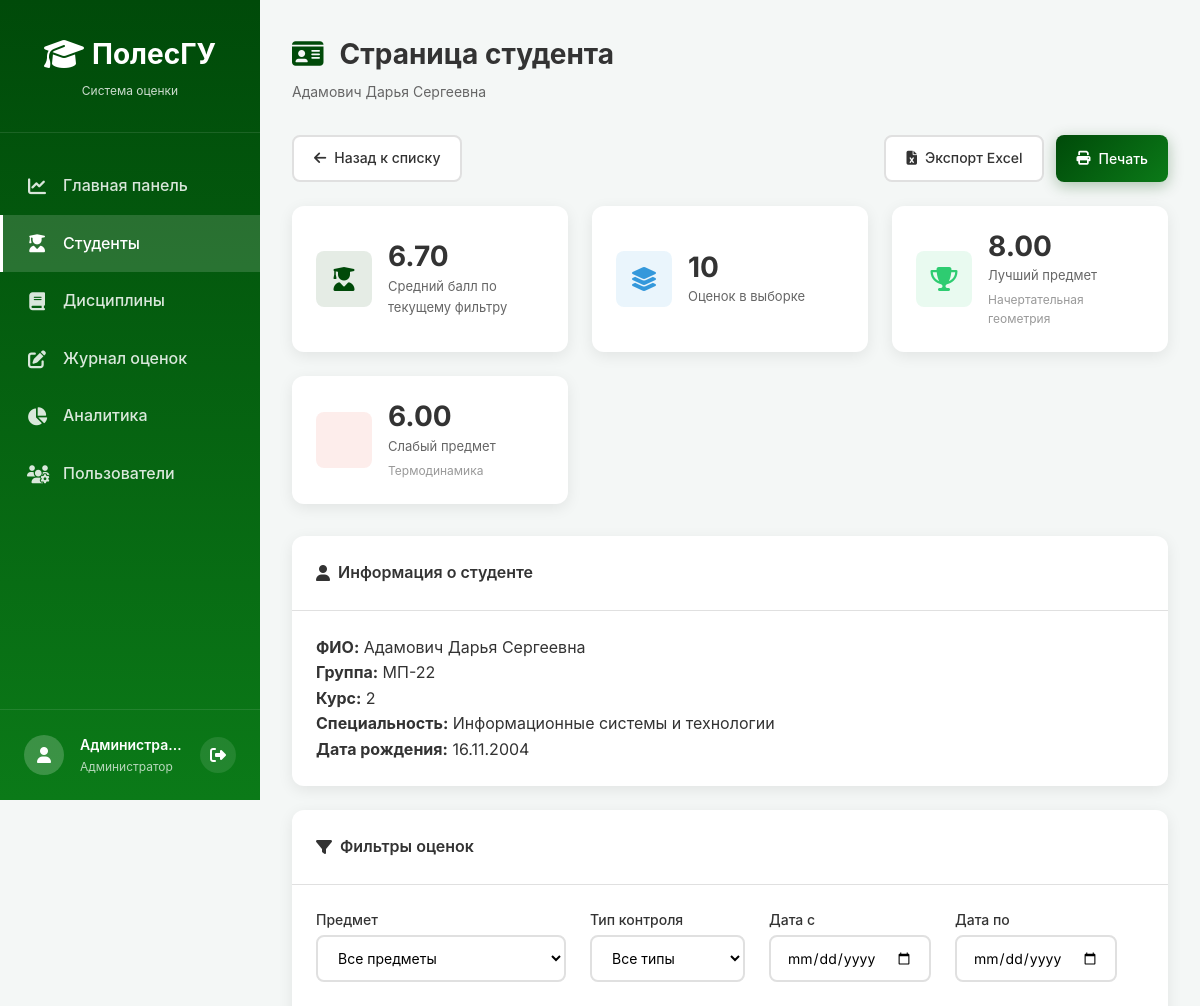
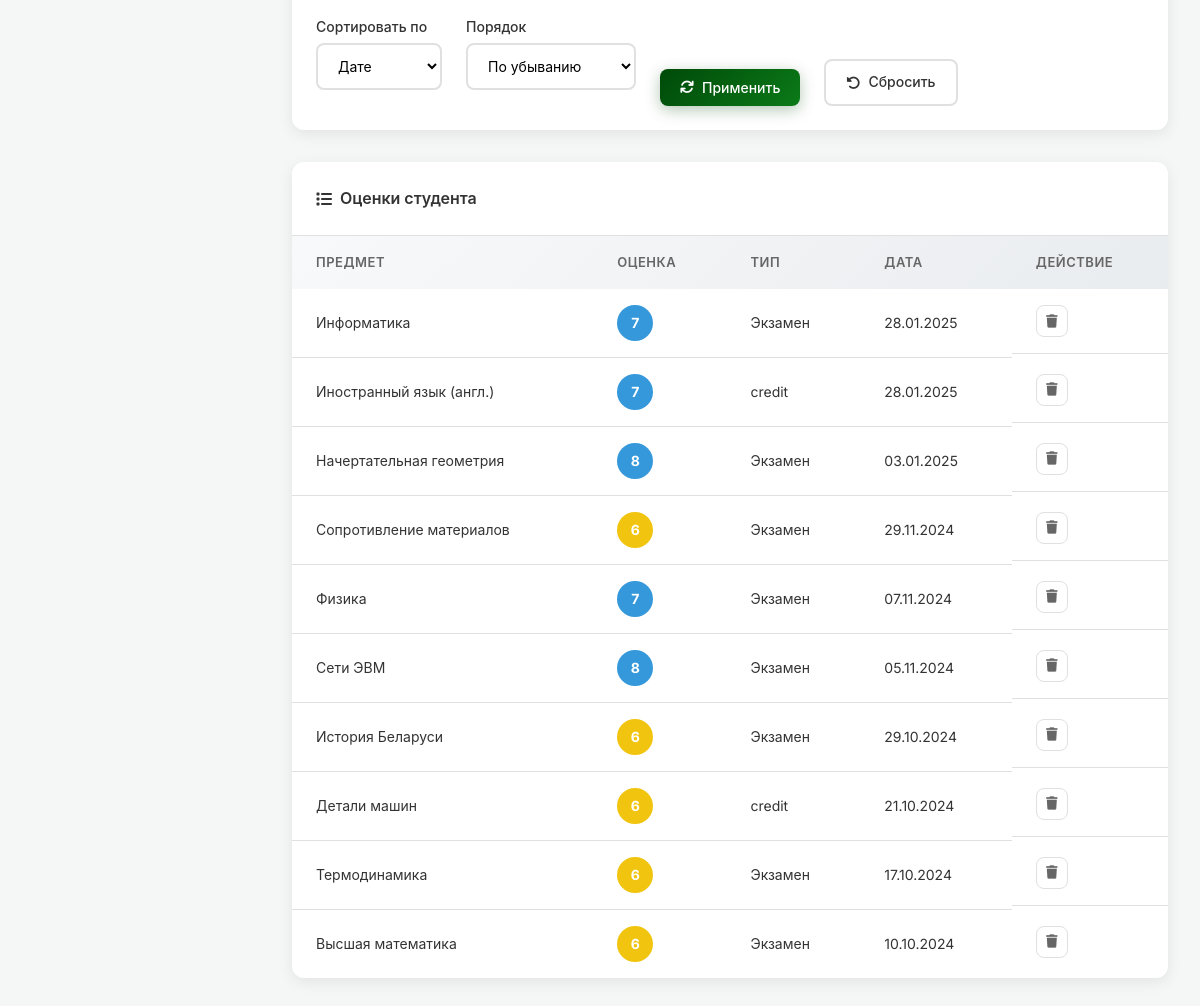
Page /index.php?module=students&student_id=87 (signed in) on the earlier database version (2 pictures, top to bottom).
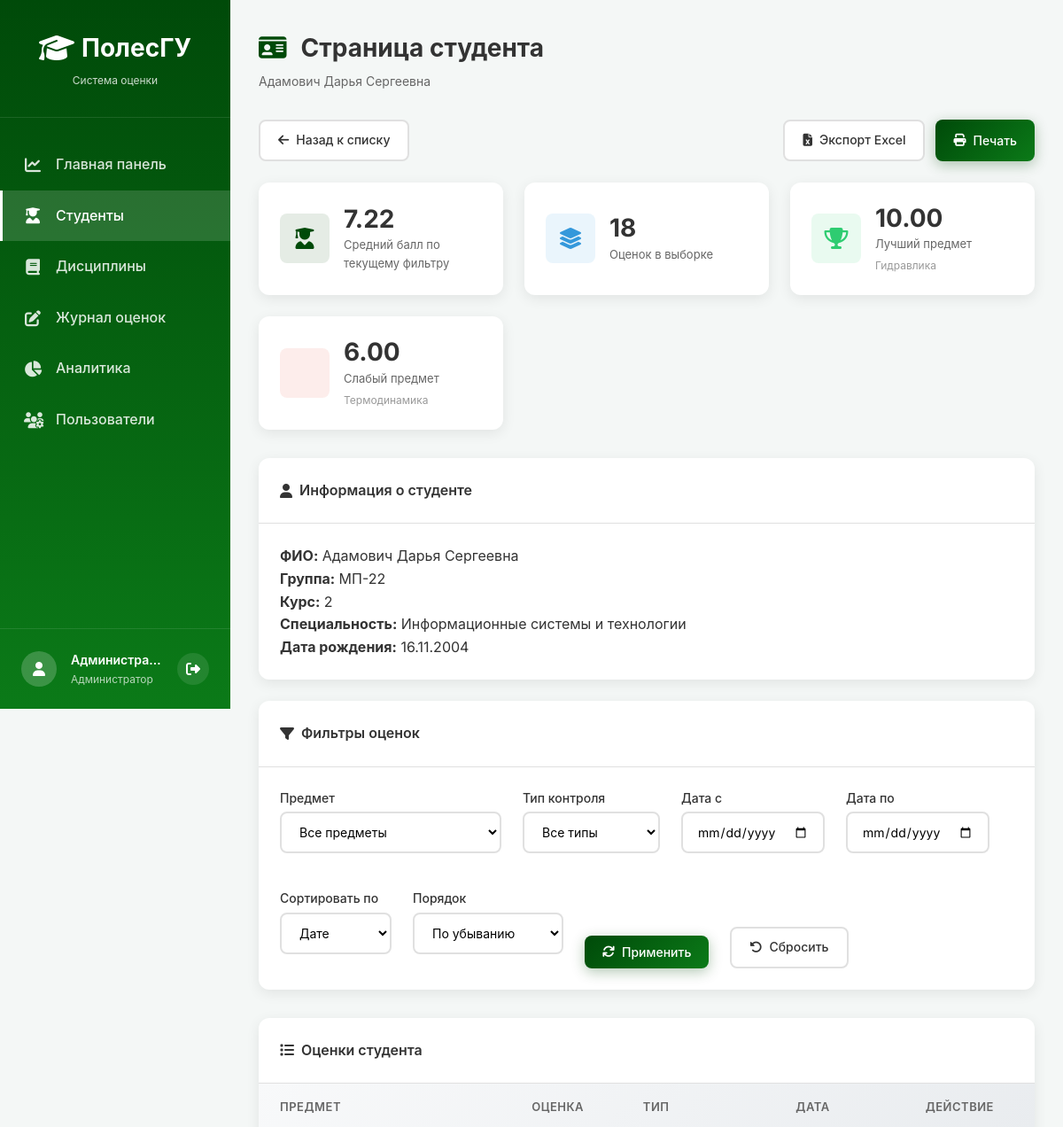
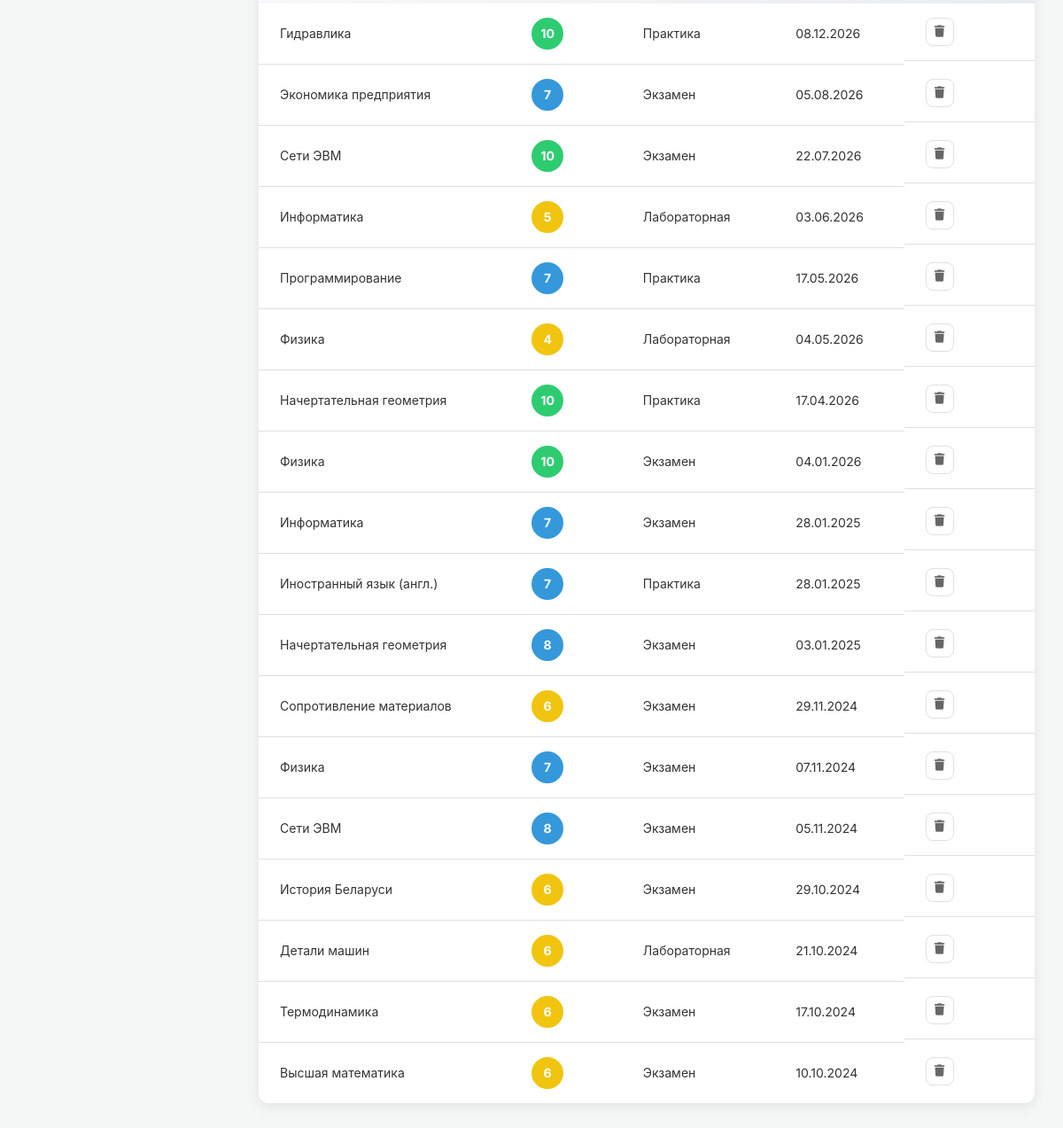
Same page on the later database version (2 pictures, top to bottom).
### tables this page shows
CREATE TABLE students (
        id INTEGER PRIMARY KEY AUTOINCREMENT,
        group_id INTEGER NOT NULL,
        full_name TEXT NOT NULL,
        birth_date TEXT,
        status TEXT DEFAULT 'active', -- 'active' или 'expelled'
        FOREIGN KEY (group_id) REFERENCES groups(id) ON DELETE CASCADE
    );

CREATE TABLE groups (
        id INTEGER PRIMARY KEY AUTOINCREMENT,
        name TEXT NOT NULL,
        course INTEGER NOT NULL,
        specialty TEXT NOT NULL
    );

CREATE TABLE grades (
        id INTEGER PRIMARY KEY AUTOINCREMENT,
        student_id INTEGER NOT NULL,
        discipline_id INTEGER NOT NULL,
        grade INTEGER CHECK(grade >= 1 AND grade <= 10),
        date TEXT NOT NULL,
        type TEXT DEFAULT 'exam', -- 'exam' или 'credit'
        FOREIGN KEY (student_id) REFERENCES students(id) ON DELETE CASCADE,
        FOREIGN KEY (discipline_id) REFERENCES disciplines(id) ON DELETE CASCADE
    );

CREATE TABLE disciplines (
        id INTEGER PRIMARY KEY AUTOINCREMENT,
        name TEXT NOT NULL,
        teacher TEXT,
        department TEXT,
        hours INTEGER
    );

### config/functions.php (called while the page is built, shortened)
<?php
function escape($string) {
    return htmlspecialchars($string, ENT_QUOTES, 'UTF-8');
}
function formatDate($date) {
    return date('d.m.Y', strtotime($date));
}
function getGradeColor($grade) {
    if ($grade >= 9) return '#2ecc71';
    if ($grade >= 7) return '#3498db';
    if ($grade >= 4) return '#f1c40f';
    return '#e74c3c';
}
function getGradeTypeOptions() {
    return [
        'exam' => 'Экзамен',
        'practice' => 'Практика',
        'lab' => 'Лабораторная',
    ];
}
function getGradeTypeLabel($type) {
    $labels = getGradeTypeOptions();
    return $labels[$type] ?? $type;
}
function getStudentById($pdo, $studentId) {
    $sql = "SELECT s.*, g.name as group_name, g.course, g.specialty
            FROM students s
            JOIN groups g ON s.group_id = g.id
            WHERE s.id = ?";
    $stmt = $pdo->prepare($sql);
    $stmt->execute([$studentId]);
    return $stmt->fetch();
}
function getStudentGradesFiltered($pdo, $studentId, $filters = []) {
    $conditions = ['gr.student_id = ?'];
    $params = [$studentId];
    $sortMap = [
        'date' => 'gr.date',
        'discipline' => 'd.name',
    ];
    $sortField = $filters['sort'] ?? 'date';
    $orderField = $sortMap[$sortField] ?? 'gr.date';
    $orderDirection = strtolower($filters['order'] ?? 'desc') === 'asc' ? 'ASC' : 'DESC';
    $sql = "SELECT gr.*, d.name as discipline_name, d.teacher
            FROM grades gr
            JOIN disciplines d ON gr.discipline_id = d.id
            WHERE " . implode(' AND ', $conditions) . "
            ORDER BY {$orderField} {$orderDirection}, gr.id DESC";
    $stmt = $pdo->prepare($sql);
    $stmt->execute($params);
    return $stmt->fetchAll();
}
function calculateStudentAverageFiltered($pdo, $studentId, $filters = []) {
    $conditions = ['student_id = ?'];
    $params = [$studentId];
    $sql = "SELECT AVG(grade) as avg_grade
            FROM grades
            WHERE " . implode(' AND ', $conditions);
    $stmt = $pdo->prepare($sql);
    $stmt->execute($params);
    $result = $stmt->fetch();
    return $result['avg_grade'] ? round($result['avg_grade'], 2) : 0;
}
function getStudentSubjectStatsFiltered($pdo, $studentId, $filters = []) {
    $conditions = ['gr.student_id = ?'];
    $params = [$studentId];
    $sql = "SELECT gr.discipline_id,
                   d.name as discipline_name,
                   AVG(gr.grade) as avg_grade,
                   COUNT(gr.id) as grade_count
            FROM grades gr
            JOIN disciplines d ON gr.discipline_id = d.id
            WHERE " . implode(' AND ', $conditions) . "
            GROUP BY gr.discipline_id, d.name
            ORDER BY avg_grade DESC, d.name ASC";
    $stmt = $pdo->prepare($sql);
    $stmt->execute($params);
    return $stmt->fetchAll();
}
?>

### modules/students/index.php (the view, shortened to what the rows shown need)
<?php
require_once __DIR__ . '/../../config/database.php';
require_once __DIR__ . '/../../config/functions.php';
$pdo = getDB();
$studentPageId = isset($_GET['student_id']) ? (int)$_GET['student_id'] : 0;
$canManageStudentData = in_array($_SESSION['role'], ['admin', 'teacher'], true);
function buildStudentPageUrl($studentId, $filters = [], $flash = null) {
    $params = array_filter([
        'module' => 'students',
        'student_id' => $studentId,
        'discipline' => $filters['discipline'] ?? null,
        'type' => $filters['type'] ?? null,
        'date_from' => $filters['date_from'] ?? null,
        'date_to' => $filters['date_to'] ?? null,
        'sort' => $filters['sort'] ?? null,
        'order' => $filters['order'] ?? null,
        'flash' => $flash,
        'export' => $filters['export'] ?? null,
    ], function ($value) {
        return $value !== null && $value !== '' && $value !== 0;
    });
    return '/index.php?' . http_build_query($params);
}
if ($studentPageId > 0) {
    $student = getStudentById($pdo, $studentPageId);
    $selectedDiscipline = isset($_GET['discipline']) ? (int)$_GET['discipline'] : 0;
    $selectedType = trim($_GET['type'] ?? '');
    $dateFrom = trim($_GET['date_from'] ?? '');
    $dateTo = trim($_GET['date_to'] ?? '');
    $sortField = $_GET['sort'] ?? 'date';
    $sortOrder = $_GET['order'] ?? 'desc';
    $gradeFilters = [
        'discipline_id' => $selectedDiscipline,
        'type' => $selectedType,
        'date_from' => $dateFrom,
        'date_to' => $dateTo,
        'sort' => $sortField,
        'order' => $sortOrder,
    ];
    $filteredGrades = getStudentGradesFiltered($pdo, $studentPageId, $gradeFilters);
    $filteredAverage = calculateStudentAverageFiltered($pdo, $studentPageId, $gradeFilters);
    $subjectStats = getStudentSubjectStatsFiltered($pdo, $studentPageId, $gradeFilters);
    $bestSubject = $subjectStats[0] ?? null;
    $worstSubject = !empty($subjectStats) ? $subjectStats[count($subjectStats) - 1] : null;
        ?>
        <?php
    include __DIR__ . '/../../includes/header.php';
    include __DIR__ . '/../../includes/sidebar.php';
    ?>
    <main class="main-content">
        <div class="page-header">
            <h1><i class="fas fa-id-card"></i> Страница студента</h1>
            <p><?= escape($student['full_name']) ?></p>
        </div>
        <div class="actions-bar">
            <?php if ($canManageStudentData): ?>
            <a href="/index.php?module=students" class="btn btn-secondary">
                <i class="fas fa-arrow-left"></i> Назад к списку
            </a>
            <?php endif; ?>
            <div style="display: flex; gap: 12px; flex-wrap: wrap;">
                <a href="<?= escape(buildStudentPageUrl($studentPageId, [
                    'discipline' => $selectedDiscipline,
                    'type' => $selectedType,
                    'date_from' => $dateFrom,
                    'date_to' => $dateTo,
                    'sort' => $sortField,
                    'order' => $sortOrder,
                    'export' => 'excel',
                ])) ?>" class="btn btn-secondary">
                    <i class="fas fa-file-excel"></i> Экспорт Excel
                </a>
                <button type="button" class="btn btn-primary" onclick="window.print()">
                    <i class="fas fa-print"></i> Печать
                </button>
            </div>
        </div>
        <div class="kpi-grid">
            <div class="kpi-card">
                <div class="kpi-icon" style="background: rgba(0, 74, 9, 0.1);">
                    <i class="fas fa-user-graduate" style="color: #004a09;"></i>
                </div>
                <div class="kpi-content">
                    <h3><?= number_format($filteredAverage, 2) ?></h3>
                    <p>Средний балл по текущему фильтру</p>
                </div>
            </div>
            <div class="kpi-card">
                <div class="kpi-icon" style="background: rgba(52, 152, 219, 0.1);">
                    <i class="fas fa-layer-group" style="color: #3498db;"></i>
                </div>
                <div class="kpi-content">
                    <h3><?= count($filteredGrades) ?></h3>
                    <p>Оценок в выборке</p>
                </div>
            </div>
            <div class="kpi-card">
                <div class="kpi-icon" style="background: rgba(46, 204, 113, 0.1);">
                    <i class="fas fa-trophy" style="color: #2ecc71;"></i>
                </div>
                <div class="kpi-content">
                    <h3><?= $bestSubject ? number_format($bestSubject['avg_grade'], 2) : '-' ?></h3>
                    <p>Лучший предмет</p>
                    <small><?= $bestSubject ? escape($bestSubject['discipline_name']) : 'Нет данных' ?></small>
                </div>
            </div>
            <div class="kpi-card">
                <div class="kpi-icon" style="background: rgba(231, 76, 60, 0.1);">
                </div>
                <div class="kpi-content">
                    <h3><?= $worstSubject ? number_format($worstSubject['avg_grade'], 2) : '-' ?></h3>
                    <p>Слабый предмет</p>
                    <small><?= $worstSubject ? escape($worstSubject['discipline_name']) : 'Нет данных' ?></small>
                </div>
            </div>
        </div>
        <div class="card" style="margin-bottom: 24px;">
            <div class="card-header">
                <h3><i class="fas fa-user"></i> Информация о студенте</h3>
            </div>
            <div class="card-body">
                <p><strong>ФИО:</strong> <?= escape($student['full_name']) ?></p>
                <p><strong>Группа:</strong> <?= escape($student['group_name']) ?></p>
                <p><strong>Курс:</strong> <?= (int)$student['course'] ?></p>
                <p><strong>Специальность:</strong> <?= escape($student['specialty']) ?></p>
                <p><strong>Дата рождения:</strong> <?= $student['birth_date'] ? formatDate($student['birth_date']) : 'Не указана' ?></p>
            </div>
        </div>
        <div class="card">
            <div class="card-header">
                <h3><i class="fas fa-filter"></i> Фильтры оценок</h3>
            </div>
            <div class="card-body">
                <form method="GET" class="filter-form-inline">
                    <div class="form-group">
                        <label for="discipline">Предмет</label>
                        <select name="discipline" id="discipline">
                            <option value="0">Все предметы</option>
                        </select>
                    </div>
                    <div class="form-group">
                        <label for="type">Тип контроля</label>
                        <select name="type" id="type">
                            <option value="">Все типы</option>
                        </select>
                    </div>
                    <div class="form-group">
                        <label for="date_from">Дата с</label>
                        <input type="date" name="date_from" id="date_from" value="<?= escape($dateFrom) ?>">
                    </div>
                    <div class="form-group">
                        <label for="date_to">Дата по</label>
                        <input type="date" name="date_to" id="date_to" value="<?= escape($dateTo) ?>">
                    </div>
                    <div class="form-group">
                        <label for="sort">Сортировать по</label>
                        <select name="sort" id="sort">
                            <option value="date" <?= $sortField === 'date' ? 'selected' : '' ?>>Дате</option>
                        </select>
                    </div>
                    <div class="form-group">
                        <label for="order">Порядок</label>
                        <select name="order" id="order">
                            <option value="desc" <?= $sortOrder === 'desc' ? 'selected' : '' ?>>По убыванию</option>
                        </select>
                    </div>
                    <button type="submit" class="btn btn-primary">
                        <i class="fas fa-sync"></i> Применить
                    </button>
                    <a href="/index.php?module=students&student_id=<?= $studentPageId ?>" class="btn btn-secondary">
                        <i class="fas fa-rotate-left"></i> Сбросить
                    </a>
                </form>
            </div>
        </div>
        <div class="table-card" style="margin-top: 24px;">
            <div class="table-header">
                <h3><i class="fas fa-list"></i> Оценки студента</h3>
            </div>
            <div class="table-body">
                <?php if (!empty($filteredGrades)): ?>
                <table class="data-table">
                    <thead>
                        <tr>
                            <th>Предмет</th>
                            <th>Оценка</th>
                            <th>Тип</th>
                            <th>Дата</th>
                            <?php if ($canManageStudentData): ?>
                            <th>Действие</th>
                            <?php endif; ?>
                        </tr>
                    </thead>
                    <tbody>
                        <?php foreach ($filteredGrades as $grade): ?>
                        <tr>
                            <td><?= escape($grade['discipline_name']) ?></td>
                            <td>
                                <span class="grade-badge" style="background: <?= getGradeColor($grade['grade']) ?>;">
                                    <?= (int)$grade['grade'] ?>
                                </span>
                            </td>
                            <td><?= escape(getGradeTypeLabel($grade['type'])) ?></td>
                            <td><?= formatDate($grade['date']) ?></td>
                            <?php if ($canManageStudentData): ?>
                            <td class="actions">
                                <button class="btn-icon btn-danger" onclick="deleteGrade(<?= (int)$grade['id'] ?>, '<?= escape($grade['discipline_name']) ?>', <?= $studentPageId ?>)" title="Удалить оценку">
                                    <i class="fas fa-trash"></i>
                                </button>
                            </td>
                            <?php endif; ?>
                        </tr>
                        <?php endforeach; ?>
                    </tbody>
                </table>
                <?php else: ?>
                <p class="empty-message">По выбранным фильтрам оценки не найдены</p>
                <?php endif; ?>
            </div>
        </div>
    </main>
    <?php
    include __DIR__ . '/../../includes/footer.php';
    return;
}
include __DIR__ . '/../../includes/header.php';
include __DIR__ . '/../../includes/sidebar.php';
?>
<?php include __DIR__ . '/../../includes/footer.php'; ?>

Differences in the rows shown:
added grades: discipline.name "Гидравлика", grade "10", type "Практика", date "08.12.2026"
added grades: discipline.name "Экономика предприятия", grade "7", type "Экзамен", date "05.08.2026"
added grades: discipline.name "Сети ЭВМ", grade "10", type "Экзамен", date "22.07.2026"
added grades: discipline.name "Информатика", grade "5", type "Лабораторная", date "03.06.2026"
added grades: discipline.name "Программирование", grade "7", type "Практика", date "17.05.2026"
added grades: discipline.name "Физика", grade "4", type "Лабораторная", date "04.05.2026"
added grades: discipline.name "Начертательная геометрия", grade "10", type "Практика", date "17.04.2026"
added grades: discipline.name "Физика", grade "10", type "Экзамен", date "04.01.2026"
changed grades "Иностранный язык (англ.)": type "credit" → "Практика"
changed grades "Детали машин": type "credit" → "Лабораторная"
Other differences:
$filteredAverage: "6.70" → "7.22"
count($filteredGrades): "10" → "18"
$bestSubject['avg_grade']: "8.00" → "10.00"
$bestSubject['discipline_name']: "Начертательная геометрия" → "Гидравлика"
